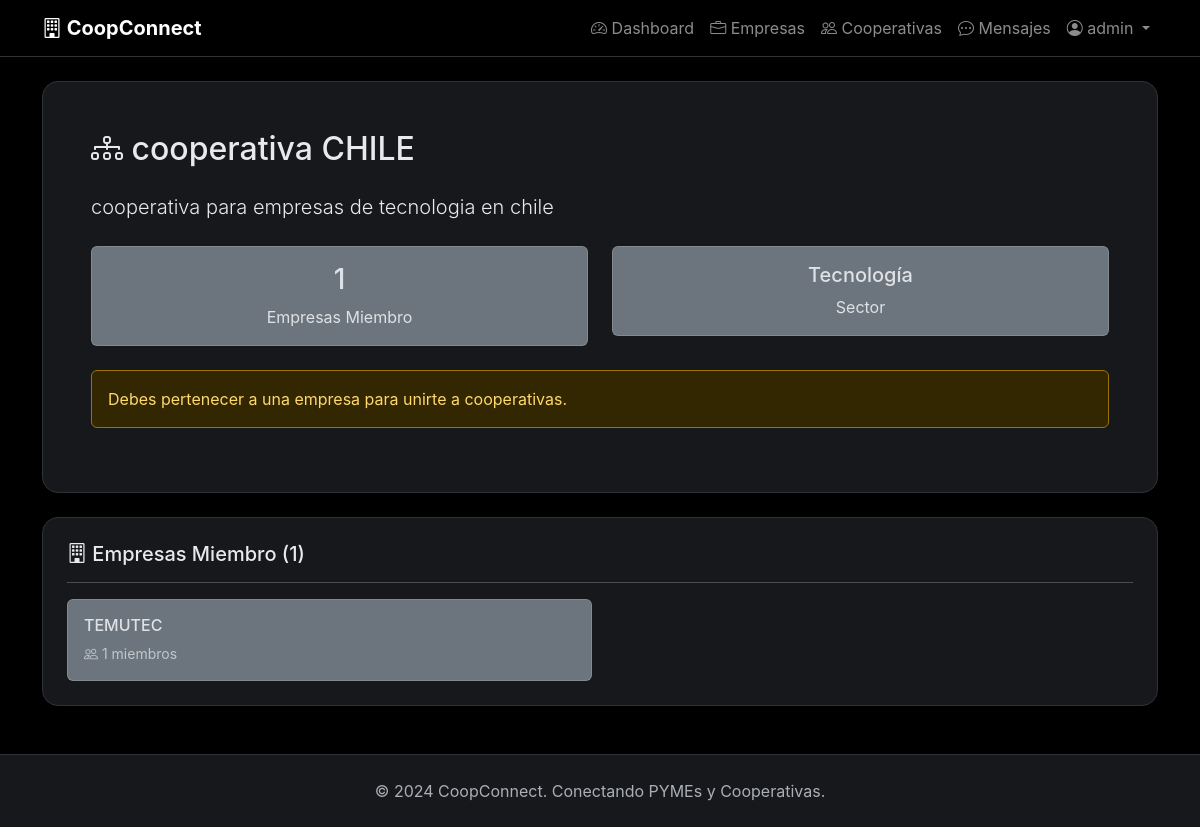
The app's page /organizations/cooperatives/1/ (signed in) with its own data.
### organizations/models.py (models this page shows, shortened)
class Cooperative(models.Model):
    name = models.CharField(max_length=200, unique=True, verbose_name='Nombre')
    sector = models.CharField(max_length=50, choices=SECTOR_CHOICES, verbose_name='Sector')
    description = models.TextField(verbose_name='Descripción')
    companies = models.ManyToManyField(Company, related_name='cooperatives', blank=True)
    created_by = models.ForeignKey(User, on_delete=models.SET_NULL, null=True, related_name='cooperatives_created')
    created_at = models.DateTimeField(auto_now_add=True)
    class Meta:
        verbose_name = 'Cooperativa'
        verbose_name_plural = 'Cooperativas'
        ordering = ['-created_at']
    @property
    def companies_count(self):
        return self.companies.count()

class Company(models.Model):
    name = models.CharField(max_length=200, unique=True, verbose_name='Nombre')
    sector = models.CharField(max_length=50, choices=SECTOR_CHOICES, verbose_name='Sector')
    description = models.TextField(verbose_name='Descripción')
    access_code = models.CharField(max_length=20, default='123456', verbose_name='Código de Acceso', help_text='Código para que otros usuarios se unan a tu empresa')
    created_by = models.ForeignKey(User, on_delete=models.SET_NULL, null=True, related_name='companies_created')
    created_at = models.DateTimeField(auto_now_add=True)
    class Meta:
        verbose_name = 'Empresa'
        verbose_name_plural = 'Empresas'
        ordering = ['-created_at']
    @property
    def members_count(self):
        return self.members.count()

### organizations/views.py (the view)
# urls.py: path('cooperatives/<int:pk>/', views.cooperative_detail, name='cooperative_detail'),
@login_required
def cooperative_detail(request, pk):
    cooperative = get_object_or_404(Cooperative, pk=pk)
    companies = cooperative.companies.all()
    user_company = request.user.profile.company
    is_member = user_company and user_company in companies
    can_join = user_company and cooperative.can_join(user_company) and not is_member
    context = {
        'cooperative': cooperative,
        'companies': companies,
        'is_member': is_member,
        'can_join': can_join,
    }
    return render(request, 'organizations/cooperative_detail.html', context)

### templates/organizations/cooperative_detail.html (shortened to what this page needs)
{% extends 'base.html' %}
{% block content %}
<div class="container mt-4">
    <div class="card-custom p-5 mb-4">
        <div class="d-flex justify-content-between align-items-center mb-3">
            <h2><i class="bi bi-diagram-3"></i> {{ cooperative.name }}</h2>
        </div>
        <p class="lead">{{ cooperative.description }}</p>
        <div class="row mt-4">
            <div class="col-md-6">
                <div class="card bg-secondary p-3 text-center">
                    <h3>{{ cooperative.companies_count }}</h3>
                    <p class="mb-0">Empresas Miembro</p>
                </div>
            </div>
            <div class="col-md-6">
                <div class="card bg-secondary p-3 text-center">
                    <h5>{{ cooperative.get_sector_display }}</h5>
                    <p class="mb-0">Sector</p>
                </div>
            </div>
        </div>
        <div class="mt-4">
            {% if is_member %}
            <a href="{% url 'messaging:create_cooperative_chat' cooperative.id %}" class="btn btn-success me-2">
                <i class="bi bi-chat-dots"></i> Chat de Cooperativa
            </a>
            <a href="{% url 'organizations:cooperative_leave' cooperative.id %}" class="btn btn-outline-danger"
                onclick="return confirm('¿Seguro que quieres salir de esta cooperativa?')">
                <i class="bi bi-x-circle"></i> Salir de la Cooperativa
            </a>
            {% elif can_join %}
            <a href="{% url 'organizations:cooperative_join' cooperative.id %}" class="btn btn-primary">
                <i class="bi bi-plus-circle"></i> Unir Mi Empresa
            </a>
            {% elif not user.profile.company %}
            <div class="alert alert-warning">
                Debes pertenecer a una empresa para unirte a cooperativas.
            </div>
            {% else %}
            <div class="alert alert-info">
                Tu empresa no puede unirse (sectores diferentes).
            </div>
            {% endif %}
        </div>
    </div>
    <div class="card-custom p-4">
        <h5><i class="bi bi-building"></i> Empresas Miembro ({{ companies.count }})</h5>
        <hr>
        {% if companies %}
        <div class="row g-3">
            {% for company in companies %}
            <div class="col-md-6">
                <div class="card bg-secondary p-3">
                    <h6>{{ company.name }}</h6>
                    <p class="small text-muted mb-0">
                        <i class="bi bi-people"></i> {{ company.members_count }} miembros
                    </p>
                </div>
            </div>
            {% endfor %}
        </div>
        {% else %}
        <p class="text-muted">No hay empresas en esta cooperativa aún.</p>
        {% endif %}
    </div>
</div>
{% endblock %}

### templates/base.html (shortened to what this page needs)
<!DOCTYPE html>
{% load static %}
<html lang="es" data-bs-theme="dark">
<head>
    <link href="https://cdn.jsdelivr.net/npm/bootstrap@5.3.2/dist/css/bootstrap.min.css" rel="stylesheet">
    <link rel="stylesheet" href="https://cdn.jsdelivr.net/npm/bootstrap-icons@1.11.1/font/bootstrap-icons.css">
    <link rel="stylesheet" href="{% static 'css/styles.css' %}">
</head>
<body>
    {% block navbar %}
    <nav class="navbar navbar-expand-lg navbar-dark navbar-custom sticky-top">
        <div class="container">
            <a class="navbar-brand fw-bold" href="{% url 'dashboard' %}">
                <i class="bi bi-building"></i> CoopConnect
            </a>
            <div class="collapse navbar-collapse" id="navbarNav">
                <ul class="navbar-nav ms-auto">
                    <li class="nav-item">
                        <a class="nav-link" href="{% url 'dashboard' %}">
                            <i class="bi bi-speedometer2"></i> Dashboard
                        </a>
                    </li>
                    <li class="nav-item">
                        <a class="nav-link" href="{% url 'organizations:company_list' %}">
                            <i class="bi bi-briefcase"></i> Empresas
                        </a>
                    </li>
                    <li class="nav-item">
                        <a class="nav-link" href="{% url 'organizations:cooperative_list' %}">
                            <i class="bi bi-people"></i> Cooperativas
                        </a>
                    </li>
                    <li class="nav-item">
                        <a class="nav-link" href="{% url 'messaging:chat_list' %}">
                            <i class="bi bi-chat-dots"></i> Mensajes
                        </a>
                    </li>
                    <li class="nav-item dropdown">
                        <a class="nav-link dropdown-toggle" href="#" role="button" data-bs-toggle="dropdown">
                            <i class="bi bi-person-circle"></i> {{ user.username }}
                        </a>
                    </li>
                </ul>
            </div>
        </div>
    </nav>
    {% endblock %}
    <div class="content-wrapper">
        {% block content %}{% endblock %}
    </div>
    {% block footer %}
    <footer class="py-4 mt-5">
        <div class="container text-center text-muted">
            <p class="mb-0">&copy; 2024 CoopConnect. Conectando PYMEs y Cooperativas.</p>
        </div>
    </footer>
    {% endblock %}
</body>
</html>

### static/css/styles.css (style rules this page uses)
:root { --primary-blue: #1d9bf0; --dark-bg: #000000; --card-bg: #16181c; --border-color: #2f3336; --text-color: #e7e9ea; --text-muted: #71767b; }
body { background-color: var(--dark-bg); color: var(--text-color); font-family: -apple-system, BlinkMacSystemFont, "Segoe UI", Roboto, "Helvetica Neue", Arial, sans-serif; min-height: 100vh; display: flex; flex-direction: column; }
.navbar-custom { background-color: rgba(0, 0, 0, 0.95) !important; backdrop-filter: blur(10px); border-bottom: 1px solid var(--border-color); }
.navbar { background-color: #16181c; border-bottom: 1px solid var(--border-color); }
.navbar-brand { font-weight: 700; }
.card-custom { background-color: var(--card-bg); border: 1px solid var(--border-color); border-radius: 16px; transition: all 0.3s ease; }
.content-wrapper { flex: 1; }
footer { background-color: var(--card-bg); border-top: 1px solid var(--border-color); margin-top: auto; }

### records on screen
Cooperative: name "cooperativa CHILE", description "cooperativa para empresas de tecnologia en chile", companies_count "1", sector "Tecnología"
Company: name "TEMUTEC", members_count "1"

### other values on screen
{{ user.username }} "admin"
{{ companies.count }} "1"
